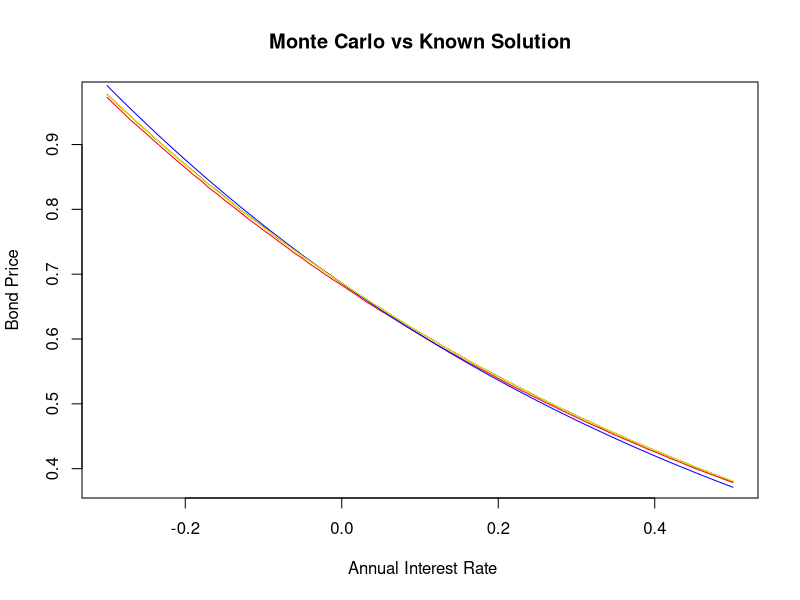
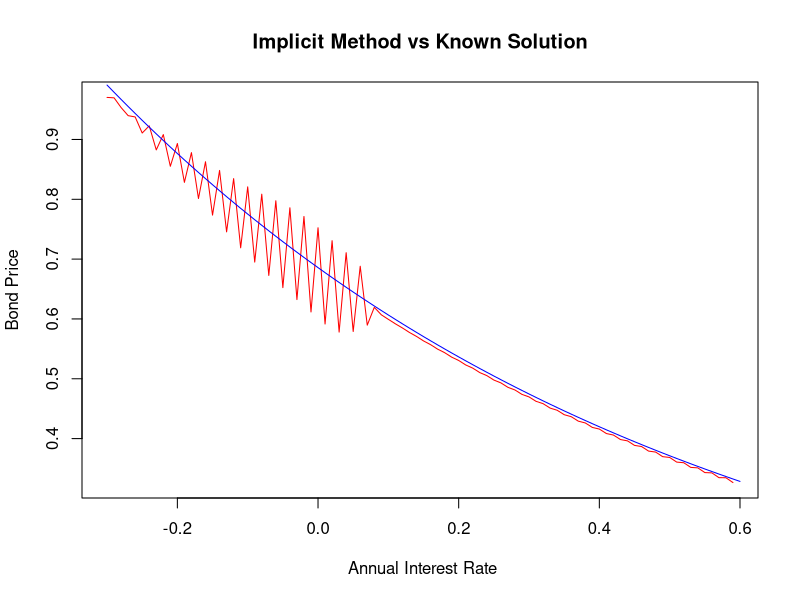
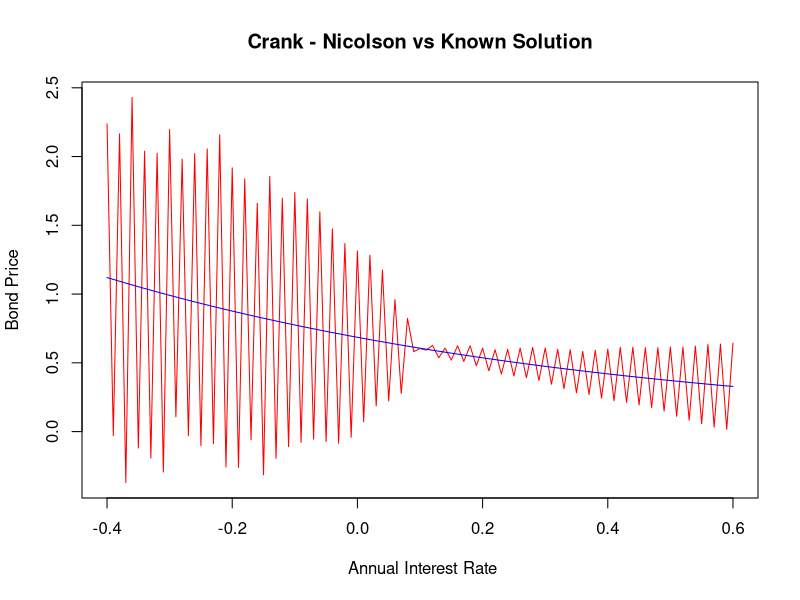

Here is the R script that generated these plots, in order:
## ---- chunk 1
knitr::opts_chunk$set(echo = TRUE)
rm(list = ls(all =TRUE))
## ---- chunk 2
# Closed form solution to Bond price

bond_price <- function(alpha=0.08,beta=0.8,sigma=0.005,t=0,T=1,r=0.08){
  A <- (1-exp(-beta*(T-t)))/(beta)
  B <- (1/beta)*((alpha-(sigma)^2/(2*beta))*(A - T +t) - (sigma^(2)*A^2)/(4))
  exp(-A*r +B)
}

## ---- chunk 3
#################################################################################
# Crude Monte Carlo
#################################################################################
Crude_Monte_Carlo=function(alpha =0.08,beta=0.8,sigma=0.005,T=1,r0 = 0.08,n=1000,s=100){
  
  # alpha, beta, sigma <- Fixed Parameters
  # T <- maturity time
  # r0 <- Initial rate at time 0
  # n <- Number of Simulations
  # s <- NUmber of Subintervals 
  
  #Simulate interest rates
  dt <- T/s # Length of sub-intervals
  sim_path= matrix(0,s+1,n) # Matrix that stores rate pathways
  sim_path[1,]= r0
  
  for (i in 1:n){
    for (j in 2:(s+1)){
      dr=(alpha-beta*sim_path[j-1,i])*dt+sigma*sqrt(dt)*rnorm(1)# Euler Discretization
      sim_path[j,i]=sim_path[j-1,i]+dr
    }
  }
  
  # Monte Carlo Simulations
  Sum=colSums(sim_path[2:(s+1),]*dt)
  int=exp(-Sum)
  mean=mean(int)
  sd=sd(int)/sqrt(n)
  result=mean
  result
}


## ---- chunk 4
# Improvements to the Monte Carlo Simulation


#################################################################################
# Antithetic Variates
################################################################################

Antithetic_variates= function(alpha =0.08,beta=0.8,sigma=0.005,T=1,r0 = 0.08,n=1000,s=100){
  dt <- T/s # Length of sub-intervals
  sim_path= matrix(0,s+1,n) # Matrix that stores rate pathways
  sim_path_inv= matrix(0,nrow = s+1, ncol = n)# matrix to generate interest paths using inverse RV
  sim_path[1,]= r0
  sim_path_inv[1,]=r0
  z = rnorm(n)
  z. = -z
  
  for (i in 1:n){
    for (j in 2:(s+1)){
      dr=(alpha-beta*sim_path[j-1,i])*dt+sigma*sqrt(dt)*z[i] # Euler Discretization
      dr_i= (alpha-beta*sim_path_inv[j-1,i])*dt + sigma*sqrt(dt)*z.[i]
      sim_path[j,i]=sim_path[j-1,i]+dr
      sim_path_inv[j,i]=sim_path_inv[j-1,i]+dr_i
      
    }
  }
  
  # Monte Carlo Simulations
  Sum=colSums(sim_path[2:(s+1),]*dt)
  Sum.=colSums(sim_path_inv[2:(s+1),]*dt)
  int.=exp(-Sum.)
  int=exp(-Sum)# Estimate using the conjugate rates
  Average=(int+int.)/2 # Average of estimates
  mean=mean(Average)
  sd=sd(Average)/sqrt(n)
  result= mean
  result
  
}



## ---- chunk 5
#################################################################################
# Moment matching
#################################################################################

Moment_Matching=function(alpha =0.08,beta=0.8,sigma=0.005,T=1,r0 = 0.08,n=1000,s=100){
  
  # alpha, beta, sigma <- Fixed Parameters
  # T <- maturity time
  # r0 <- Initial rate at time 0
  # n <- Number of Simulations
  # s <- NUmber of Subintervals 
  
  #Simulate interest rates
  dt <- T/s # Length of sub-intervals
  sim_path= matrix(0,s+1,n) # Matrix that stores rate pathways
  sim_path[1,]= r0
  z=rnorm(n)
  z_m= z-mean(z) # MOMENT MATCHING TRANSFORMATION 
  
  for (i in 1:n){
    for (j in 2:(s+1)){
      dr=(alpha-beta*sim_path[j-1,i])*dt+sigma*sqrt(dt)*z_m[i]# Euler Discretization
      sim_path[j,i]=sim_path[j-1,i]+dr
    }
  }
  
  # Monte Carlo Simulations
  Sum=colSums(sim_path[2:(s+1),]*dt)
  int=exp(-Sum)
  mean=mean(int)
  sd=sd(int)/sqrt(n)
  result=mean
  result
}

## ---- chunk 6
#################################################################################
# Control Variates
#################################################################################

# We have decided to make use of the CIR model as our control variate process.
# Below is the closed form solution under the CIR model
bond_price_CIR <- function(alpha,beta,sigma,t,T,r0){
  h <- sqrt(alpha^(2)+2*sigma^(2))
  A <-(2*h*exp((alpha+h)*(T-t)/2)/(2*h+(alpha+h)*(exp((T-t)*(h))-1)))^((2*alpha*beta)/sigma^(2))
  B <-2*(exp((T-t)*(h))-1)/(2*h+(alpha+h)*(exp((T-t)*(h))-1))
  A*exp(-B*r0)
}


# Monte Carlo Simulations of Bond Price under the CIR model

CIR_MC= function(alpha,beta,sigma,T,r0,n,s){
  
  dt <- T/s # Length of sub-intervals
  sim_path= matrix(0,s+1,n) # Matrix that stores rate pathways
  sim_path[1,]= r0
  
  for (i in 1:n){
    for (j in 2:(s+1)){
      dr=alpha*(beta-sim_path[j-1,i])*dt+(sigma*sqrt(dt)*rnorm(1)*sqrt(sim_path[j-1,i]))# Euler Discretization
      sim_path[j,i]=sim_path[j-1,i]+dr
    
    }
  }
  
  # Monte Carlo Simulations
  Sum=colSums(sim_path[2:(s+1),]*dt)
  int=exp(-Sum)
  mean=mean(int)
  sd=sd(int)/sqrt(n)
  result=c(mean,sd)
  result
  
}

# Therefore the control variates estimate:

Control_Variates_estimate= function(alpha, beta, sigma,t,T,r0,n,s){
  Crude_Monte_Carlo(alpha,beta,sigma,T,r0,n,s)[1]- CIR_MC(alpha,beta,sigma,T,r0,n,s)[1]+bond_price_CIR(alpha,beta,sigma,t,T,r0)
}
  

## ---- chunk 7

#======================================================================================
# Doing some plots

xvec <- seq(-0.3,0.5,0.01)
S <- NULL
for (r in 1:length(xvec)){
  S[r] <- bond_price(0.08,0.8,0.005,0,5,xvec[r])
}

CR <- NULL
AV <- NULL
MM <- NULL

for (k in 1: length(xvec)){
  CR[k] <- Crude_Monte_Carlo(r0 = xvec[k], T=5)
}

for (s in 1: length(xvec)){
  AV[s] <- Antithetic_variates(r0 = xvec[s], T =5)
  
}

for (j in 1: length(xvec)){
  MM[j] <- Moment_Matching(r0 = xvec[j], T =5)
  
}

plot(CR, x = xvec[1:length(xvec)],xlab = " Annual Interest Rate",ylab = "Bond Price",type = "l", col ="red", main = "Monte Carlo vs Known Solution")
lines(xvec,S, col ="blue", lty =1.5)
lines(xvec,AV, col ="black", lty =1.5)
lines(xvec,MM, col ="yellow", lty =1.5)
## ---- chunk 8
# Explicit Method

# Simple Bond price function
B <- function(t,T,r){
  exp(-(T-t)*r)
}

explicit <- function(alpha= 0.08,beta=0.8,sigma=0.005,r=0.08,I=1:100,T=2){

# I = partition of time
# J = partition of rate
# dr = length of rate sub-intervals
# r must be in the middle of partition of J
# length of J must be twice the length of I
dr <- 2*r/(2*length(I))
  
J <- seq(0,2*r,dr)    

dt = T/length(I) # length of each time sub-interval

V <- matrix(NA, nrow = length(J), ncol = length(I)+1) # empty matrix
nr <- length(J) # number of rows of the matrix - represents partition of rate
nt <- length(I)+1 # number of columns - represents partition of time

V[,length(I)+1] <- rep(1) # Boundary condition at expiry of bond

count <- 0 # set up count variable
for (i in rev(I)){ # rev is the reverse order of the time partition | i corresponds to the columns of the lattice
  count <- count+1 # keeping track of loop
  for (j in (1+count):(nr-count)){ # j corresponds to the rows of the lattice
    pu <- dt*(sigma^2/(2*dr^2) + (alpha -beta*J[nr-j])/(2*dr)) # up value
    pm <- 1 - (sigma^2*dt)/(dr^2) # middle value
    pd <- dt*(sigma^2/(2*(dr^2)) - (alpha -beta*J[nr-j])/(2*dr)) # down value
    V[j,i] <- ((1+J[nr-j]*dt)^(-1))*(pu*V[j-1,i+1] + pm*V[j,i+1] +pd*V[j+1,i+1])
  }

}

V[(nr+1)/2,1]

}


#============================================================================================
#Doing some plots
# 
# xvec <- seq(-0.3,0.5,0.01)
# H <- NULL
# for (r in 1:length(xvec)){
#   S[r] <- bond_price(0.08,0.8,0.005,0,1,xvec[r])
# }
# 
# for (i in 1:length(xvec)){
#   H[i] <- explicit(r = xvec[i], I= 1:50, T=5)
# }
# 
# plot(H, x = xvec,xlab = " Annual Interest Rate",ylab = "Bond Price",type = "l", col ="red", main = "Crank - Nicolson vs Known Solution")
# lines(xvec,S, col ="blue", lty =1.5)

## ---- chunk 9

# Implicit Method

implicit <- function(alpha= 0.08,beta=0.8,sigma=0.005,r=0.08,I=1:100, J =seq(0,0.10,0.01),T=1){
  # I = partition of time interval
  # J = partition of short rate variable
  
  nr <- length(J) # number of rows based on rate grid points
  nc <- length(I) # number of columns based on number of time grid points
  
  dr <- J[2] - J[1] #length of each sub-interval across J
  dt <- T/length(I) #length of each sub-interval across I
  
  
  # For each j in J we define the following functions at a fixed time point
  
  pd <- function(j){
    dt*((alpha-beta*J[j+1])/(2*dr) - (sigma^2)/(2*dr^2))
    
  }
  
  pm <- function(j){
    dt*(J[j+1] + 1/dt +sigma^2/(dr^2))
  }
  
  pu <- function(j){
    -dt*((alpha-beta*J[j+1])/(2*dr) + (sigma^2)/(2*dr^2))
    
  }
  
  # Setting up tridiagonal matrix
  Diag <- matrix(0,nrow = nr-1,ncol = nr-1)
  
  # Filling main diagonal
  for (j in 1:(nr-1)){
    Diag[j,j] <- pm(j)
    
  }
  
  # Filling lower diagonal
  for (j in 2:(nr-1)){
    Diag[j,j-1] <- pd(j)
  }
  
  # Filling upper diagonal
  for (j in 1:(nr-2)){
    Diag[j,j+1] <- pu(j)
  }
  
  
  B <- matrix(1,ncol = 1,nrow = nr-1) # The matrix of bond prices at maturity time 
  
  for (i in I){
    C <- matrix(0,ncol = 1, nrow = nr-1) # Another matrix for boundary conditions
    C[nr-1,1] <- (-pu(nr-1))*B[nr-1,1]
    C[1,1] <- -pd(1)
    A <- B + C # Working backwards recursively 
    B <- solve(Diag)%*%A 
  }
  
  B # Output of bond prices at time 0 for varying rates
  
}


#============================================================================================

# Doing some plots

xvec <- seq(-0.3,0.6,0.01)
R <- implicit(T=5,J= xvec, I = 1:1250)
S <- NULL
for (r in 1:length(xvec)){
  S[r] <- bond_price(0.08,0.8,0.005,0,5,xvec[r])
  }
plot(R, x = xvec[1:length(xvec)-1],xlab = " Annual Interest Rate",ylab = "Bond Price",type = "l", col ="red", main = "Implicit Method vs Known Solution")
lines(xvec,S, col ="blue", lty =1.5)



## ---- chunk 10
# Crank-Nicholson Method

CN <- function(alpha = 0.08, beta = 0.8, sigma = 0.005, r = 0.08, T =5 , I = 1:1250, J = seq(-0.4,0.6,0.01)){
  # I = partition of time interval
  # J = partition of short rate interval
  
  M <- length(J)
  N <- length(I)
  
  dt <- T/N
  dr <- J[2] -J[1]
  #===========================================================================================
  # Define the following functions for j = 1,...,M at each time point i
  
  
  pd <- function(j){
    (alpha -beta*J[j])/(4*dr) - sigma^2/(4*(dr^2))
  }
  
  pm <- function(j){
    sigma^2/(2*(dr^2)) + J[j]/2
  }
  
  pu <- function(j){
    -(alpha -beta*J[j])/(4*dr) - sigma^2/(4*(dr^2)) 
  }
  
  
  
  #===========================================================================================
  # Define 2 tridiagonal matricies. One for time point i and one for time point i+1
  
  Diag_1 <- matrix(0,nrow = M,ncol = M)
  Diag_2 <- matrix(0,nrow = M,ncol = M)
  
  # Main diagonal of matrix 1
  for (j in 1:M){
    Diag_1[j,j] <- -1/dt - pm(j)
    
  }
  
  # Filling lower diagonal of matrix 1
  for (j in 2:M){
    Diag_1[j,j-1] <- -pd(j)
  }
  
  # Filling upper diagonal of matirx 1
  for (j in 1:M-1){
    Diag_1[j,j+1] <- -pu(j)
  }  
  
  # Main diagonal of matrix 2
  for (j in 1:M){
    Diag_2[j,j] <- -1/dt + pm(j)
    
  }
  
  # Filling lower diagonal of matrix 2
  for (j in 2:M){
    Diag_2[j,j-1] <- pd(j)
  }
  
  # Filling upper diagonal of matirx 2
  for (j in 1:M-1){
    Diag_2[j,j+1] <- pu(j)
  }
  
  
  #===========================================================================================
  # Constructing more matricies and iterating the procedure from maturity to time 0

  Bond_values <- matrix(1,nrow = M, ncol = 1)
  
  # C_1 <- matrix(0,nrow = M,ncol = 1)
  # C_1[1,1] <- -2*pd(1)
  # C_1[M,1] <- -2*pu(M)
  # 
  # C_2 <- matrix(0,nrow = M,ncol = 1)
  # C_2[1,1] <- pd(1)
  # C_2[M,1] <- pu(M)
  Inv <- solve(Diag_1)
  

  
  for (i in 1:(length(I))){
    
    RHS <- Diag_2%*%Bond_values 
    Bond_values <- Inv%*%RHS
  }

  Bond_values
  
}




#============================================================================================
# Doing some plots

xvec <- seq(-0.4,0.6,0.01)
S <- NULL
for (r in 1:length(xvec)){
  S[r] <- bond_price(0.08,0.8,0.005,0,5,xvec[r])
}
plot(CN(), x = xvec[1:length(xvec)],xlab = " Annual Interest Rate",ylab = "Bond Price",type = "l", col ="red", main = "Crank - Nicolson vs Known Solution")
lines(xvec,S, col ="blue", lty =1.5)
## ---- chunk 11
# Modified Fully Implicit Method
## ---- chunk 12
# Comparison of results
# Varying short rates

compare_mat <- matrix(NA,nrow = 10, ncol = 10) # matrix of comparison

colnames(compare_mat) <- c("Alpha","Beta","Sigma","Initial rate","Known Price","Monte Carlo"," MC System Time","MC Squared Deviations", "Moment Matching", "System Time")


for (j in 1:10){
  compare_mat[j,1] <- 0.08
  compare_mat[j,2] <- 0.8
  compare_mat[j,3] <- 0.005
  compare_mat[j,4] <- 0.01 +0.01*(j-1)
  compare_mat[j,5] <- bond_price(alpha = compare_mat[j,1],beta = compare_mat[j,2], sigma = compare_mat[j,3], t= 0, T = 1, r = compare_mat[j,4])
  start_time <- proc.time()[1]
  compare_mat[j,6] <- Crude_Monte_Carlo(alpha = compare_mat[j,1],beta = compare_mat[j,2], sigma = compare_mat[j,3], T = 1, r0 = compare_mat[j,4], n = 1000, s=250)
  compare_mat[j,7] <- proc.time()[1] -start_time
  compare_mat[j,8] <- (compare_mat[j,6] -compare_mat[j,5])^2
  start_time <- proc.time()[1]
  compare_mat[j,9] <- Moment_Matching(alpha = compare_mat[j,1],beta = compare_mat[j,2], sigma = compare_mat[j,3], T = 1, r0 = compare_mat[j,4], n = 1000, s=250)
  compare_mat[j,10] <- proc.time()[1] - start_time
  
}



# library(knitr)
# kable(compare_mat,align = "c")
       
